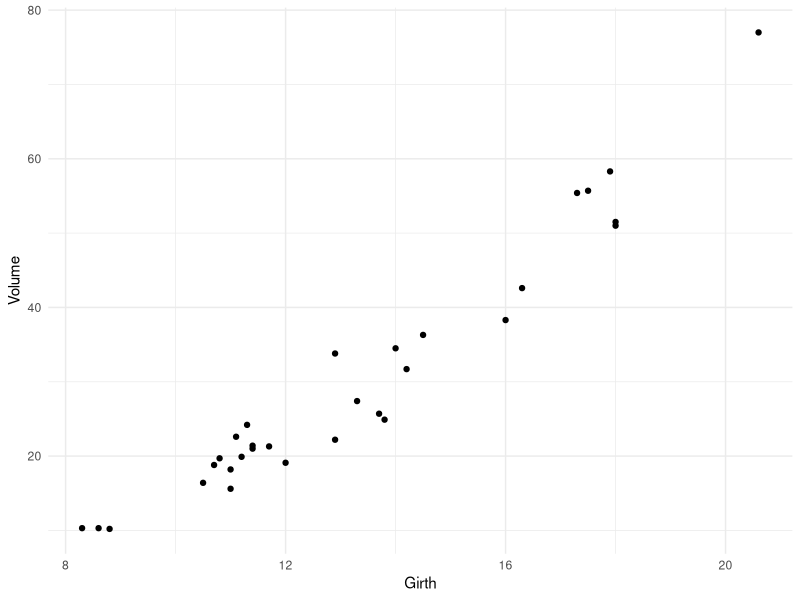
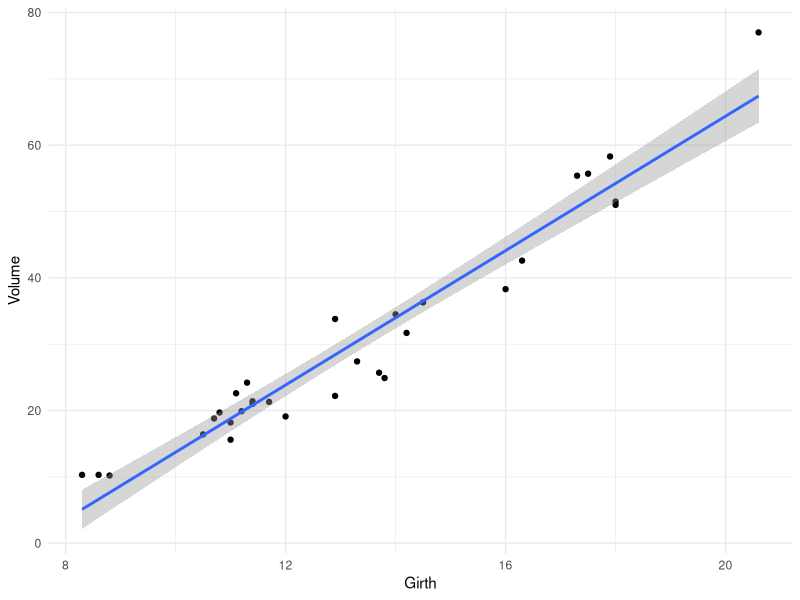
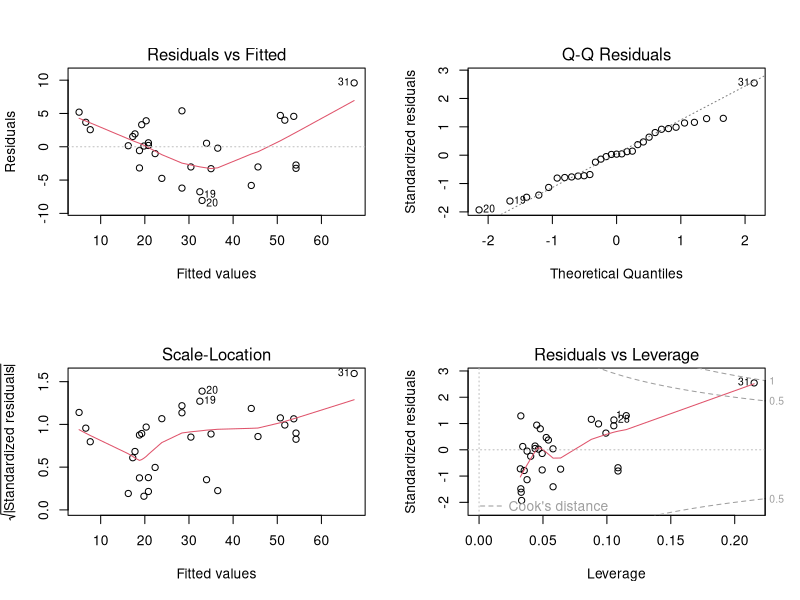

The R source for these figures, in order:
## ---- chunk 1
#| label: setup
library(tidyverse)
library(broom)
data(trees)  # built-in: girth, height, volume of felled black cherry trees
## ---- chunk 2
cor(trees$Girth, trees$Volume)
cor.test(trees$Girth, trees$Volume)
## ---- chunk 3
#| label: fig-scatter
#| fig-cap: "Tree volume vs. girth"
ggplot(trees, aes(Girth, Volume)) +
  geom_point() +
  theme_minimal()
## ---- chunk 4
m1 <- lm(Volume ~ Girth, data = trees)
summary(m1)
## ---- chunk 5
tidy(m1, conf.int = TRUE)
glance(m1)
## ---- chunk 6
#| label: fig-fit
#| fig-cap: "Linear fit of volume on girth"
ggplot(trees, aes(Girth, Volume)) +
  geom_point() +
  geom_smooth(method = "lm") +
  theme_minimal()
## ---- chunk 7
#| label: fig-diagnostics
#| fig-cap: "Regression diagnostics"
par(mfrow = c(2, 2))
plot(m1)
